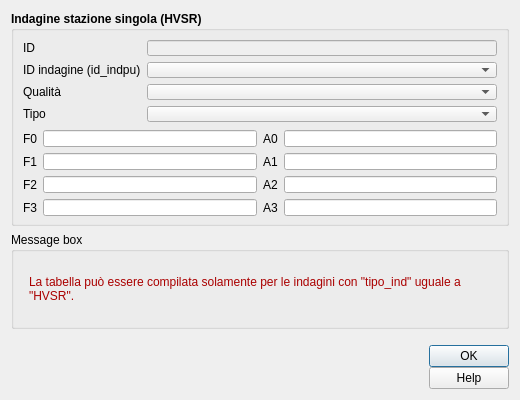
<?xml version="1.0" encoding="UTF-8"?>
<ui version="4.0">
 <class>freq</class>
 <widget class="QDialog" name="freq">
  <property name="geometry">
   <rect>
    <x>0</x>
    <y>0</y>
    <width>520</width>
    <height>400</height>
   </rect>
  </property>
  <property name="sizePolicy">
   <sizepolicy hsizetype="Fixed" vsizetype="Fixed">
    <horstretch>0</horstretch>
    <verstretch>0</verstretch>
   </sizepolicy>
  </property>
  <property name="minimumSize">
   <size>
    <width>520</width>
    <height>400</height>
   </size>
  </property>
  <property name="maximumSize">
   <size>
    <width>1500</width>
    <height>1500</height>
   </size>
  </property>
  <property name="windowTitle">
   <string>Indagine stazione singola</string>
  </property>
  <property name="modal">
   <bool>true</bool>
  </property>
  <layout class="QGridLayout" name="gridLayout_3">
   <item row="0" column="0">
    <widget class="QGroupBox" name="groupBox">
     <property name="sizePolicy">
      <sizepolicy hsizetype="Expanding" vsizetype="Expanding">
       <horstretch>0</horstretch>
       <verstretch>0</verstretch>
      </sizepolicy>
     </property>
     <property name="minimumSize">
      <size>
       <width>0</width>
       <height>0</height>
      </size>
     </property>
     <property name="font">
      <font>
       <weight>75</weight>
       <bold>true</bold>
      </font>
     </property>
     <property name="title">
      <string>Indagine stazione singola (HVSR)</string>
     </property>
     <layout class="QGridLayout" name="gridLayout_5">
      <item row="0" column="0">
       <layout class="QGridLayout" name="gridLayout_4">
        <item row="1" column="0">
         <widget class="QLabel" name="label_3">
          <property name="font">
           <font>
            <weight>50</weight>
            <bold>false</bold>
           </font>
          </property>
          <property name="text">
           <string>ID</string>
          </property>
         </widget>
        </item>
        <item row="3" column="1">
         <widget class="QComboBox" name="id_indpu">
          <property name="toolTip">
           <string/>
          </property>
         </widget>
        </item>
        <item row="1" column="1">
         <widget class="QLineEdit" name="pkuid">
          <property name="enabled">
           <bool>false</bool>
          </property>
          <property name="palette">
           <palette>
            <active>
             <colorrole role="Text">
              <brush brushstyle="SolidPattern">
               <color alpha="255">
                <red>113</red>
                <green>113</green>
                <blue>113</blue>
               </color>
              </brush>
             </colorrole>
            </active>
            <inactive>
             <colorrole role="Text">
              <brush brushstyle="SolidPattern">
               <color alpha="255">
                <red>113</red>
                <green>113</green>
                <blue>113</blue>
               </color>
              </brush>
             </colorrole>
            </inactive>
            <disabled>
             <colorrole role="Text">
              <brush brushstyle="SolidPattern">
               <color alpha="255">
                <red>120</red>
                <green>120</green>
                <blue>120</blue>
               </color>
              </brush>
             </colorrole>
            </disabled>
           </palette>
          </property>
          <property name="toolTip">
           <string/>
          </property>
         </widget>
        </item>
        <item row="5" column="1">
         <widget class="QComboBox" name="qualita"/>
        </item>
        <item row="3" column="0">
         <widget class="QLabel" name="label">
          <property name="font">
           <font>
            <weight>50</weight>
            <bold>false</bold>
           </font>
          </property>
          <property name="text">
           <string>ID indagine (id_indpu)</string>
          </property>
         </widget>
        </item>
        <item row="5" column="0">
         <widget class="QLabel" name="label_2">
          <property name="font">
           <font>
            <weight>50</weight>
            <bold>false</bold>
           </font>
          </property>
          <property name="text">
           <string>Qualità</string>
          </property>
         </widget>
        </item>
        <item row="7" column="0">
         <widget class="QLabel" name="label_14">
          <property name="font">
           <font>
            <weight>50</weight>
            <bold>false</bold>
           </font>
          </property>
          <property name="text">
           <string>Tipo</string>
          </property>
         </widget>
        </item>
        <item row="7" column="1">
         <widget class="QComboBox" name="tipo"/>
        </item>
        <item row="8" column="1">
         <spacer name="verticalSpacer_4">
          <property name="orientation">
           <enum>Qt::Vertical</enum>
          </property>
          <property name="sizeHint" stdset="0">
           <size>
            <width>20</width>
            <height>40</height>
           </size>
          </property>
         </spacer>
        </item>
        <item row="4" column="1">
         <spacer name="verticalSpacer_2">
          <property name="orientation">
           <enum>Qt::Vertical</enum>
          </property>
          <property name="sizeHint" stdset="0">
           <size>
            <width>20</width>
            <height>40</height>
           </size>
          </property>
         </spacer>
        </item>
        <item row="6" column="1">
         <spacer name="verticalSpacer_3">
          <property name="orientation">
           <enum>Qt::Vertical</enum>
          </property>
          <property name="sizeHint" stdset="0">
           <size>
            <width>20</width>
            <height>40</height>
           </size>
          </property>
         </spacer>
        </item>
        <item row="2" column="1">
         <spacer name="verticalSpacer">
          <property name="orientation">
           <enum>Qt::Vertical</enum>
          </property>
          <property name="sizeHint" stdset="0">
           <size>
            <width>20</width>
            <height>40</height>
           </size>
          </property>
         </spacer>
        </item>
        <item row="0" column="1">
         <spacer name="verticalSpacer_9">
          <property name="orientation">
           <enum>Qt::Vertical</enum>
          </property>
          <property name="sizeHint" stdset="0">
           <size>
            <width>20</width>
            <height>40</height>
           </size>
          </property>
         </spacer>
        </item>
       </layout>
      </item>
      <item row="1" column="0">
       <layout class="QGridLayout" name="gridLayout">
        <item row="0" column="0">
         <widget class="QLabel" name="label_4">
          <property name="font">
           <font>
            <weight>50</weight>
            <bold>false</bold>
           </font>
          </property>
          <property name="text">
           <string>F0</string>
          </property>
         </widget>
        </item>
        <item row="0" column="1">
         <widget class="QLineEdit" name="f0"/>
        </item>
        <item row="2" column="0">
         <widget class="QLabel" name="label_7">
          <property name="font">
           <font>
            <weight>50</weight>
            <bold>false</bold>
           </font>
          </property>
          <property name="text">
           <string>F1</string>
          </property>
         </widget>
        </item>
        <item row="2" column="2">
         <widget class="QLabel" name="label_6">
          <property name="font">
           <font>
            <weight>50</weight>
            <bold>false</bold>
           </font>
          </property>
          <property name="text">
           <string>A1</string>
          </property>
         </widget>
        </item>
        <item row="0" column="2">
         <widget class="QLabel" name="label_5">
          <property name="font">
           <font>
            <weight>50</weight>
            <bold>false</bold>
           </font>
          </property>
          <property name="text">
           <string>A0</string>
          </property>
         </widget>
        </item>
        <item row="2" column="1">
         <widget class="QLineEdit" name="f1"/>
        </item>
        <item row="0" column="3">
         <widget class="QLineEdit" name="a0"/>
        </item>
        <item row="2" column="3">
         <widget class="QLineEdit" name="a1"/>
        </item>
        <item row="4" column="0">
         <widget class="QLabel" name="label_9">
          <property name="font">
           <font>
            <weight>50</weight>
            <bold>false</bold>
           </font>
          </property>
          <property name="text">
           <string>F2</string>
          </property>
         </widget>
        </item>
        <item row="4" column="1">
         <widget class="QLineEdit" name="f2"/>
        </item>
        <item row="4" column="3">
         <widget class="QLineEdit" name="a2"/>
        </item>
        <item row="4" column="2">
         <widget class="QLabel" name="label_8">
          <property name="font">
           <font>
            <weight>50</weight>
            <bold>false</bold>
           </font>
          </property>
          <property name="text">
           <string>A2</string>
          </property>
         </widget>
        </item>
        <item row="6" column="3">
         <widget class="QLineEdit" name="a3"/>
        </item>
        <item row="6" column="2">
         <widget class="QLabel" name="label_12">
          <property name="font">
           <font>
            <weight>50</weight>
            <bold>false</bold>
           </font>
          </property>
          <property name="text">
           <string>A3</string>
          </property>
         </widget>
        </item>
        <item row="6" column="1">
         <widget class="QLineEdit" name="f3"/>
        </item>
        <item row="6" column="0">
         <widget class="QLabel" name="label_13">
          <property name="font">
           <font>
            <weight>50</weight>
            <bold>false</bold>
           </font>
          </property>
          <property name="text">
           <string>F3</string>
          </property>
         </widget>
        </item>
        <item row="1" column="1">
         <spacer name="verticalSpacer_5">
          <property name="orientation">
           <enum>Qt::Vertical</enum>
          </property>
          <property name="sizeHint" stdset="0">
           <size>
            <width>20</width>
            <height>40</height>
           </size>
          </property>
         </spacer>
        </item>
        <item row="3" column="1">
         <spacer name="verticalSpacer_6">
          <property name="orientation">
           <enum>Qt::Vertical</enum>
          </property>
          <property name="sizeHint" stdset="0">
           <size>
            <width>20</width>
            <height>40</height>
           </size>
          </property>
         </spacer>
        </item>
        <item row="5" column="1">
         <spacer name="verticalSpacer_7">
          <property name="orientation">
           <enum>Qt::Vertical</enum>
          </property>
          <property name="sizeHint" stdset="0">
           <size>
            <width>20</width>
            <height>40</height>
           </size>
          </property>
         </spacer>
        </item>
        <item row="7" column="1">
         <spacer name="verticalSpacer_8">
          <property name="orientation">
           <enum>Qt::Vertical</enum>
          </property>
          <property name="sizeHint" stdset="0">
           <size>
            <width>20</width>
            <height>40</height>
           </size>
          </property>
         </spacer>
        </item>
       </layout>
      </item>
     </layout>
    </widget>
   </item>
   <item row="1" column="0">
    <widget class="QGroupBox" name="groupBox_2">
     <property name="sizePolicy">
      <sizepolicy hsizetype="Expanding" vsizetype="Fixed">
       <horstretch>0</horstretch>
       <verstretch>0</verstretch>
      </sizepolicy>
     </property>
     <property name="minimumSize">
      <size>
       <width>0</width>
       <height>0</height>
      </size>
     </property>
     <property name="title">
      <string>Message box</string>
     </property>
     <layout class="QFormLayout" name="formLayout_2">
      <item row="0" column="1">
       <widget class="QLabel" name="alert_text">
        <property name="sizePolicy">
         <sizepolicy hsizetype="Expanding" vsizetype="Expanding">
          <horstretch>0</horstretch>
          <verstretch>0</verstretch>
         </sizepolicy>
        </property>
        <property name="text">
         <string>&lt;html&gt;&lt;head/&gt;&lt;body&gt;&lt;p&gt;&lt;span style=&quot; color:#aa0000;&quot;&gt;La tabella può essere compilata solamente per le indagini con &amp;quot;tipo_ind&amp;quot; uguale a &amp;quot;HVSR&amp;quot;.&lt;/span&gt;&lt;/p&gt;&lt;/body&gt;&lt;/html&gt;</string>
        </property>
        <property name="textFormat">
         <enum>Qt::RichText</enum>
        </property>
        <property name="alignment">
         <set>Qt::AlignLeading|Qt::AlignLeft|Qt::AlignVCenter</set>
        </property>
        <property name="wordWrap">
         <bool>true</bool>
        </property>
       </widget>
      </item>
     </layout>
    </widget>
   </item>
   <item row="2" column="0">
    <layout class="QGridLayout" name="gridLayout_2">
     <property name="sizeConstraint">
      <enum>QLayout::SetDefaultConstraint</enum>
     </property>
     <property name="topMargin">
      <number>10</number>
     </property>
     <property name="horizontalSpacing">
      <number>10</number>
     </property>
     <property name="verticalSpacing">
      <number>0</number>
     </property>
     <item row="0" column="0">
      <widget class="QLabel" name="label_10">
       <property name="sizePolicy">
        <sizepolicy hsizetype="Preferred" vsizetype="Fixed">
         <horstretch>0</horstretch>
         <verstretch>0</verstretch>
        </sizepolicy>
       </property>
       <property name="text">
        <string/>
       </property>
       <property name="pixmap">
        <pixmap>../loghi/logo-cnr.png</pixmap>
       </property>
      </widget>
     </item>
     <item row="0" column="4">
      <layout class="QVBoxLayout" name="verticalLayout">
       <item>
        <widget class="QDialogButtonBox" name="buttonBox">
         <property name="sizePolicy">
          <sizepolicy hsizetype="Fixed" vsizetype="Fixed">
           <horstretch>0</horstretch>
           <verstretch>0</verstretch>
          </sizepolicy>
         </property>
         <property name="minimumSize">
          <size>
           <width>0</width>
           <height>0</height>
          </size>
         </property>
         <property name="cursor">
          <cursorShape>PointingHandCursor</cursorShape>
         </property>
         <property name="orientation">
          <enum>Qt::Vertical</enum>
         </property>
         <property name="standardButtons">
          <set>QDialogButtonBox::Ok</set>
         </property>
         <property name="centerButtons">
          <bool>true</bool>
         </property>
        </widget>
       </item>
       <item>
        <widget class="QPushButton" name="help_button">
         <property name="cursor">
          <cursorShape>PointingHandCursor</cursorShape>
         </property>
         <property name="text">
          <string>Help</string>
         </property>
        </widget>
       </item>
      </layout>
     </item>
     <item row="0" column="2">
      <widget class="QLabel" name="label_15">
       <property name="sizePolicy">
        <sizepolicy hsizetype="Preferred" vsizetype="Fixed">
         <horstretch>0</horstretch>
         <verstretch>0</verstretch>
        </sizepolicy>
       </property>
       <property name="text">
        <string/>
       </property>
       <property name="pixmap">
        <pixmap>../loghi/logo-labgis.png</pixmap>
       </property>
      </widget>
     </item>
     <item row="0" column="3">
      <spacer name="horizontalSpacer">
       <property name="orientation">
        <enum>Qt::Horizontal</enum>
       </property>
       <property name="sizeHint" stdset="0">
        <size>
         <width>40</width>
         <height>20</height>
        </size>
       </property>
      </spacer>
     </item>
     <item row="0" column="1">
      <widget class="QLabel" name="label_11">
       <property name="sizePolicy">
        <sizepolicy hsizetype="Preferred" vsizetype="Fixed">
         <horstretch>0</horstretch>
         <verstretch>0</verstretch>
        </sizepolicy>
       </property>
       <property name="text">
        <string/>
       </property>
       <property name="pixmap">
        <pixmap>../loghi/logoigag.png</pixmap>
       </property>
      </widget>
     </item>
    </layout>
   </item>
  </layout>
 </widget>
 <resources/>
 <connections/>
</ui>
